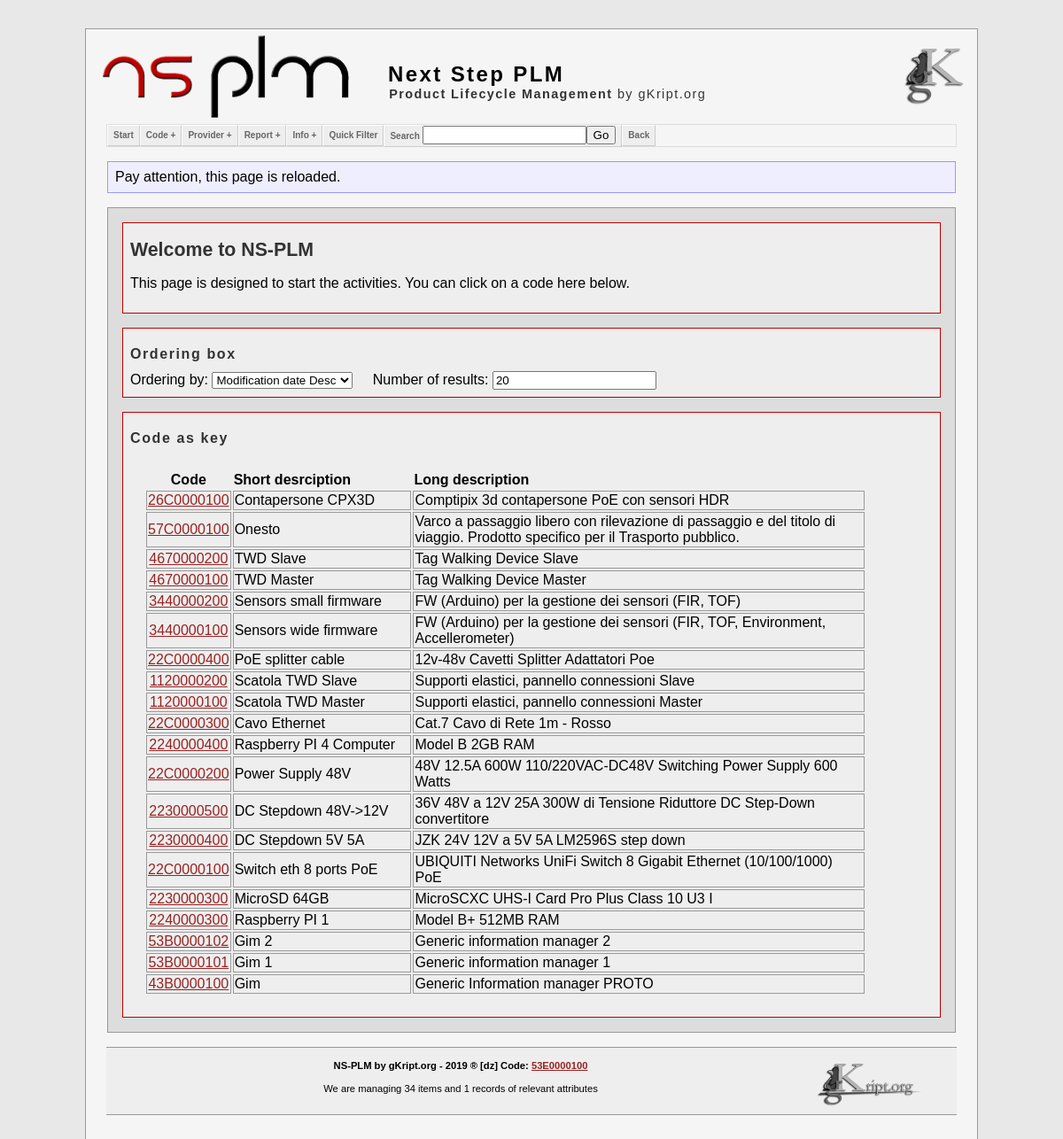
The page / on the database its author committed.
### tables this page shows
CREATE TABLE IF NOT EXISTS `elenco_codici` (
  `idCodice` int(11) NOT NULL AUTO_INCREMENT,
  `codice` varchar(10) NOT NULL,
  `T` int(1) NOT NULL,
  `CG` varchar(3) NOT NULL,
  `CS` varchar(3) NOT NULL,
  `abbreviazione` text NOT NULL,
  `descrizione` text NOT NULL,
  `dbCodici` int(11) NOT NULL DEFAULT 0,
  `createTS` timestamp NOT NULL DEFAULT current_timestamp(),
  `modifyTS` timestamp NOT NULL DEFAULT current_timestamp() ON UPDATE current_timestamp(),
  PRIMARY KEY (`idCodice`),
  UNIQUE KEY `codice` (`codice`)
);

CREATE TABLE IF NOT EXISTS `statistics` (
  `statid` int(11) NOT NULL AUTO_INCREMENT,
  `name` varchar(32) NOT NULL,
  `value` varchar(32) NOT NULL,
  `timest` timestamp NOT NULL DEFAULT current_timestamp(),
  UNIQUE KEY `statid` (`statid`)
);

### src/php/mysqli_utils.php (called while the page is built, shortened)
<?php
	function query_get_result( $query  , $echo = 0 ) {
		global $mysqli;
		$result = $mysqli->query ( $query ) or
			die( "query_single_line() : Problem with query<br/>&nbsp;&nbsp;&nbsp;&nbsp;Query true: $query<br/>&nbsp;&nbsp;&nbsp;&nbsp;MySql :" . $mysqli->error ."<br/>" );
		if ( $result->num_rows != 0 )
			return $result;
		else
			return NULL;
	}
	function query_get_a_field( $query , $fname  , $echo = 0 ) {
		$result = query_get_result( $query );
		if ( $row = $result->fetch_array() )
			return $row[ $fname ];
		else
			return 0;
	}
	function query_get_num_rows( $query , $echo = 0 ) {
		global $mysqli;
		$result = $mysqli->query ( $query ) or
			die( "query_single_line() : Problem with query<br/>&nbsp;&nbsp;&nbsp;&nbsp;Query : $query<br/>&nbsp;&nbsp;&nbsp;&nbsp;MySql :" . $mysqli->error ."<br/>" );
		return $result->num_rows;
	}
?>

### src/php/statistics.php (called while the page is built, shortened)
<?php
	function stat_codes_total_from_stats( $sentence = 1 ) {
		$sql = "SELECT * FROM `statistics` WHERE `name` = 'CodeCountDaily' ORDER BY `statistics`.`timest` DESC LIMIT 0,1";
		$value = query_get_a_field( $sql , "value" );
		if ( $sentence )
			return "We are managing $value codes!";
		else
			return $value;
	}
	function stat_attributes_total_from_stats( $sentence = 1 ) {
		$sql = "SELECT * FROM `statistics` WHERE `name` = 'AttribCountDaily' ORDER BY `statistics`.`timest` DESC LIMIT 0,1";
		$value = query_get_a_field( $sql , "value" );
		if ( $sentence )
			return "We are managing $value attributes!";
		else
			return $value;
	}
 ?>

### src/php/code_functions.php (the view, shortened to what this page needs)
<?php
	function code_link( $code , $link = "code.php?code" ) {
		echo '<a href="' . $link . "=" . $code . '">' . $code . "</a>";
	}
?>

### index.php (shortened to what this page needs)
<?php
	require NSID_PLM_SRC_PHP . 'includes.php';
	require NSID_PLM_SRC_PHP . 'code_functions.php';
	$db = new config_database();
	$mysqli = new mysqli( $db->host , $db->username , $db->password , $db->dbname , $db->port );
?>
<?php
	include NSID_PLM_SRC_PHP . 'navmenu.php';
?>
<?php
	$T			= get_check( 'T' 			, "_" );
	$G			= get_check( 'G' 			, "_" );
	$S 			= get_check( 'S' 			, "_" );
	$text 	= get_check( 'text'					);
	$order 	= get_check( 'order'	, "mod_desc"	);
	$src		= get_check( 'src'					);
	$action = get_check( 'action' 			);
	$limit	=	get_check( 'limit' 	, 20	);
	$sql = "";
	$nores = 0;
	if ( ( ! $order ) || ( $order == "cod_desc" ) )
		$sorder = "ORDER BY `elenco_codici`.`codice` DESC";
	else if ( $order == "cod_asc" )
		$sorder = "ORDER BY `elenco_codici`.`codice` ASC";
	else if ( $order == "short_desc" )
		$sorder = "ORDER BY `elenco_codici`.`abbreviazione` DESC";
	else if ( $order == "short_asc" )
		$sorder = "ORDER BY `elenco_codici`.`abbreviazione` ASC";
	else if ( $order == "long_desc" )
		$sorder = "ORDER BY `elenco_codici`.`descrizione` DESC";
	else if ( $order == "long_asc" )
		$sorder = "ORDER BY `elenco_codici`.`descrizione` ASC";
	else if ( $order == "creat_desc" )
		$sorder = "ORDER BY `elenco_codici`.`createTS` DESC";
	else if ( $order == "creat_asc" )
		$sorder = "ORDER BY `elenco_codici`.`createTS` ASC";
	else if ( $order == "mod_desc" )
		$sorder = "ORDER BY `elenco_codici`.`modifyTS` DESC";
	if ( ( $T != "_" ) || ( $G != "_" ) || ( $S != "_" ) || ( $text != "" ) ) {
		$test = 0;
		$activity = 1;
		if ( $text == "" ) {
			if ( ( $T == "x" ) || ( $T == "" ) )	$T = "_";
			if ( ( $G == "x" ) || ( $G == "" ) )	$G = "_";
			if ( ( $S == "x" ) || ( $S == "" ) )	$S = "_";
			$str = "&nbsp;&nbsp;&nbsp;&nbsp;Context: \"" . $T.$G.$S . "\"";
			$insflt = "WHERE `codice` LIKE '".$T.$G.$S."%'";
			$sql = "SELECT * FROM `elenco_codici` $insflt $sorder Limit 0,$limit;";
			if ( query_get_num_rows( $sql ) )	$test++;
		}
		else {
			if ( is_context( $text ) ) {
				$upstr = strtoupper( $text );
				$T = substr( $upstr , 0 , 1 );
				$G = substr( $upstr , 1 , 1 );
				$S = substr( $upstr , 2 , 1 );
			}
			$sql = "SELECT * FROM `elenco_codici` WHERE `codice` LIKE '%$text%' $sorder Limit 0,$limit;";
			if ( query_get_num_rows( $sql ) )	$test++;
			$sql = "SELECT * FROM `elenco_codici` WHERE `abbreviazione` LIKE '%$text%' $sorder Limit 0,$limit;";
			if ( query_get_num_rows( $sql ) )	$test++;
			$sql = "SELECT * FROM `elenco_codici` WHERE `descrizione` LIKE '%$text%' $sorder Limit 0,$limit;";
			if ( query_get_num_rows( $sql ) )	$test++;
			$str = "&nbsp;&nbsp;&nbsp;&nbsp;" . "Text: \"" . $text . "\"";
			$sql = "";
		}
	}
	else
		$sql = "SELECT * FROM `elenco_codici` $sorder Limit 0,$limit;";
?>
	<div class="insidecodelite">
<?php
	if ( ( ! $src ) and ( ! $action ) ){
?>
		<div class="codelite">
		<h3>Welcome to NS-PLM</h3>
		<p>This page is designed to start the activities. You can click on a code here below.</p>
		</div>
<?php
	}
?>
		<div class="codelite">
			<h2>Ordering box</h2><br/>
		</div>
<?php
		$rows = query_get_num_rows( $sql );
		if ( $rows ) {
?>
		<div class="codelite">
			<h2>Code as key</h2><br/>
			<table style="margin:1em;" width="90%">
				<tr>
					<th style="text-align: center;" >Code</th>
					<th>Short desrciption</th>
					<th>Long description</th>
				</tr>
	<?php
			if ($result = $mysqli->query($sql)) {
				for( $r = 0 ; $r < $rows ; $r++ ) {
						$array = $result->fetch_array();
						print( "<td style='text-align: center; border:1px solid #999;' width='10%'>" );
						code_link($array['codice']);
				}
			}
	?>
			</table>
		</div>
<?php
		}
		else
			$nores++;
?>
	</div>
<?php
	include NSID_PLM_SRC_PHP . 'footer.php';
?>

### src/php/footer.php
			<div id="footer">
				<div style='text-align: center;' >
					<img src="src/img/logo/gklbw.png" border="0" width="160px" alt="gk logo" style="float: right; vertical-align: middle; " />
					<h4>NS-PLM by gKript.org - 2019 &reg; [dz] Code: <a href="code.php?code=53E0000100">53E0000100</a></h4>
					<p>We are managing <?php echo stat_codes_total_from_stats(0); ?> items and <?php echo stat_attributes_total_from_stats(0); ?> records of relevant attributes</p>
					<br/>
				</div>
			</div>
		</div>
		<br/><br/>
	</body>
</html>

### src/css/menu.css (style rules this page uses)
a { color: #922; }

### src/css/h.css (style rules this page uses)
h2 { color: #333; font-size: 20pt; margin-bottom: 0px; margin-top: 10px; }
h3 { color: #333; font-size: 16pt; margin-bottom: 0px; margin-top: 10px; }

### src/css/body.css (style rules this page uses)
body { margin:0; padding:0; background-color:#e8e8e8; color:#000000; text-align:center; font-family:Arial, Helvetica, sans-serif; font-size:1em; }
.code { margin:1em; padding:.5em; background-color: #eef; border:1px solid #99f; }
.insidecodelite { margin:1em; background-color: #ddd; border:1px solid #999; }
.codelite { margin:1em; padding:.5em; background-color: #eee; border:1px solid #be0000; overflow: auto; }
* { box-sizing: border-box; }
blockquote { margin:1em; padding:.5em; background-color:#f0f0f0; }
#centerColumn h2 { margin:0 0 -.5em 0; padding:.75em 0 0 0; font-size:1em; letter-spacing:.1em; }
#footer { position:relative; bottom:0; margin: 0 15px 2em 15px; padding:0; line-height:1em; text-align:center; font-size:.7em; background:#eee; border-top:1px solid #999999; border-bottom:1px solid #999999; }

### src/css/view.css (style rules this page uses)
img { behavior:url(css/iepngfix.htc); border:none; }

### rows shown on the page
elenco_codici: codice "26C0000100"
elenco_codici: codice "57C0000100"
elenco_codici: codice "4670000200"
elenco_codici: codice "4670000100"
elenco_codici: codice "3440000200"
elenco_codici: codice "3440000100"
elenco_codici: codice "22C0000400"
elenco_codici: codice "1120000200"
elenco_codici: codice "1120000100"
elenco_codici: codice "22C0000300"
elenco_codici: codice "2240000400"
elenco_codici: codice "22C0000200"
elenco_codici: codice "2230000500"
elenco_codici: codice "2230000400"
elenco_codici: codice "22C0000100"
elenco_codici: codice "2230000300"
elenco_codici: codice "2240000300"
elenco_codici: codice "53B0000102"
elenco_codici: codice "53B0000101"
elenco_codici: codice "43B0000100"
statistics: value "34"
statistics: value "1"

### other values the page prints
$text "Pay attention, this page is reloaded. Ordering by:"
$label_text "Number of results:"
$text "Contapersone CPX3D Comptipix 3d contapersone PoE con sensori HDR"
$text "Onesto Varco a passaggio libero con rilevazione di passaggio e del titolo di viaggio. Prodotto specifico per il Trasporto pubblico."
$text "TWD Slave Tag Walking Device Slave"
$text "TWD Master Tag Walking Device Master"
$text "Sensors small firmware FW (Arduino) per la gestione dei sensori (FIR, TOF)"
$text "Sensors wide firmware FW (Arduino) per la gestione dei sensori (FIR, TOF, Environment, Accellerometer)"
$text "PoE splitter cable 12v-48v Cavetti Splitter Adattatori Poe"
$text "Scatola TWD Slave Supporti elastici, pannello connessioni Slave"
$text "Scatola TWD Master Supporti elastici, pannello connessioni Master"
$text "Cavo Ethernet Cat.7 Cavo di Rete 1m - Rosso"
$text "Raspberry PI 4 Computer Model B 2GB RAM"
$text "Power Supply 48V 48V 12.5A 600W 110/220VAC-DC48V Switching Power Supply 600 Watts"
$text "DC Stepdown 48V->12V 36V 48V a 12V 25A 300W di Tensione Riduttore DC Step-Down convertitore"
